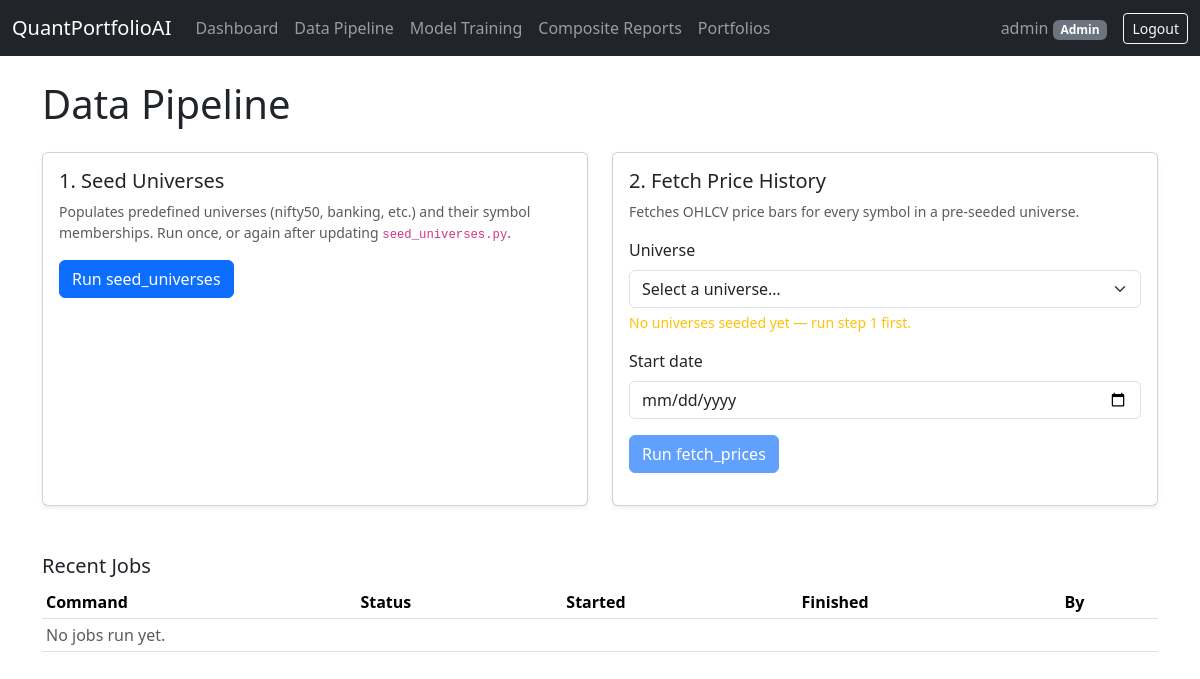
Before: /market/fetch/ (signed in) with the older database file.
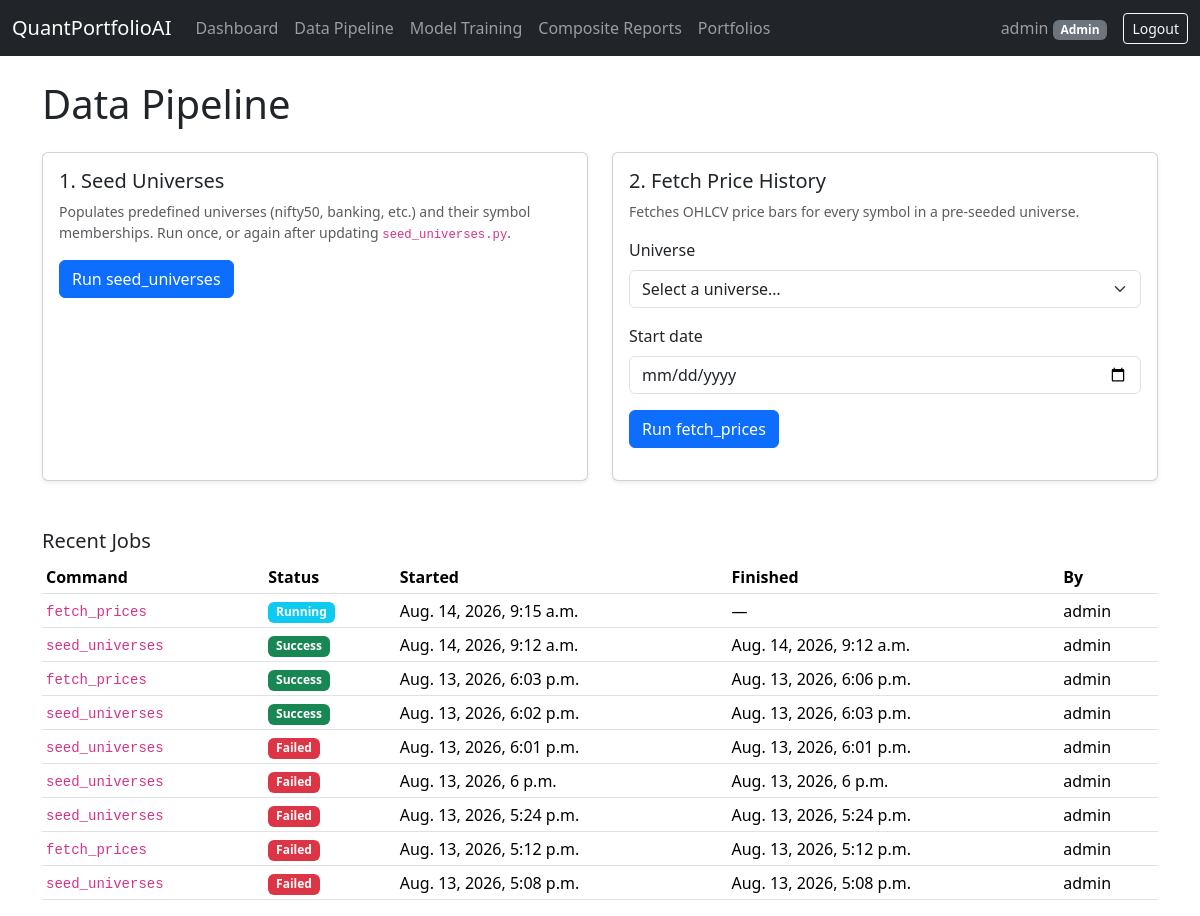
After: the same page with the newer database file.
### core/models.py (models this page shows, shortened)
class User(AbstractUser):
    class Role(models.TextChoices):
        ANALYST = "analyst", "Analyst"
        ADMIN = "admin", "Admin"
    role: str = models.CharField(
        max_length=20,
        choices=Role.choices,
        default=Role.ANALYST,
        help_text="Controls access to training and portfolio-execution commands.",
    )
    default_universe = models.ForeignKey(
        "core.Universe",
        null=True,
        blank=True,
        on_delete=models.SET_NULL,
        related_name="default_for_users",
        help_text="Universe pre-selected in dashboard forms for this user.",
    )
    def __str__(self) -> str:
        return self.username
    @property
    def is_admin_role(self) -> bool:
        return self.role == self.Role.ADMIN

class JobRun(models.Model):
    class Status(models.TextChoices):
        PENDING = "pending", "Pending"
        RUNNING = "running", "Running"
        SUCCESS = "success", "Success"
        FAILED = "failed", "Failed"
    command_name = models.CharField(max_length=100)
    options = models.JSONField(default=dict, blank=True)
    status = models.CharField(max_length=10, choices=Status.choices, default=Status.PENDING)
    output = models.TextField(blank=True)
    error = models.TextField(blank=True)
    triggered_by = models.ForeignKey(
        "core.User", null=True, blank=True, on_delete=models.SET_NULL, related_name="job_runs"
    )
    created_at = models.DateTimeField(auto_now_add=True)
    started_at = models.DateTimeField(null=True, blank=True)
    finished_at = models.DateTimeField(null=True, blank=True)
    class Meta:
        ordering = ["-created_at"]

### market_data/views.py (the view)
# urls.py: path("fetch/", views.FetchDataView.as_view(), name="fetch"),
class FetchDataView(AdminRequiredMixin, TemplateView):
    template_name = "market_data/fetch.html"
    def get_context_data(self, **kwargs) -> dict:
        context = super().get_context_data(**kwargs)
        context["universes"] = Universe.objects.order_by("name")
        context["recent_jobs"] = JobRun.objects.filter(
            command_name__in=["seed_universes", "fetch_prices"]
        )[:10]
        return context

### core/mixins.py (called while the page is built)
    def test_func(self) -> bool:
        return self.request.user.is_authenticated and self.request.user.is_admin_role

### market_data/templates/market_data/fetch.html (shortened to what this page needs)
{% extends "base.html" %}
{% block content %}
<h1 class="mb-4">Data Pipeline</h1>
<div class="row g-4">
  <div class="col-md-6">
    <div class="card shadow-sm h-100">
      <div class="card-body">
        <h5 class="card-title">1. Seed Universes</h5>
        <p class="text-muted small">
          Populates predefined universes (nifty50, banking, etc.) and their symbol memberships.
          Run once, or again after updating <code>seed_universes.py</code>.
        </p>
        <form hx-post="{% url 'market_data:fetch_seed' %}" hx-target="#seed-status" hx-swap="innerHTML">
          <button type="submit" class="btn btn-primary">Run seed_universes</button>
        </form>
      </div>
    </div>
  </div>
  <div class="col-md-6">
    <div class="card shadow-sm h-100">
      <div class="card-body">
        <h5 class="card-title">2. Fetch Price History</h5>
        <p class="text-muted small">Fetches OHLCV price bars for every symbol in a pre-seeded universe.</p>
        <form hx-post="{% url 'market_data:fetch_prices_trigger' %}" hx-target="#fetch-status" hx-swap="innerHTML">
          <div class="mb-3">
            <label class="form-label" for="id_universe">Universe</label>
            <select name="universe" id="id_universe" class="form-select" required>
              <option value="" disabled selected>Select a universe…</option>
            </select>
            {% if not universes %}
              <div class="form-text text-warning">No universes seeded yet — run step 1 first.</div>
            {% endif %}
          </div>
          <div class="mb-3">
            <label class="form-label" for="id_start">Start date</label>
            <input type="date" name="start" id="id_start" class="form-control" required>
          </div>
          <button type="submit" class="btn btn-primary" {% if not universes %}disabled{% endif %}>
            Run fetch_prices
          </button>
        </form>
      </div>
    </div>
  </div>
</div>
<h5 class="mt-5">Recent Jobs</h5>
<table class="table table-sm align-middle">
  <thead>
    <tr><th>Command</th><th>Status</th><th>Started</th><th>Finished</th><th>By</th></tr>
  </thead>
  <tbody>
    {% for job in recent_jobs %}
    <tr>
      <td><code>{{ job.command_name }}</code></td>
      <td>
        <span class="badge {% if job.status == 'success' %}bg-success{% elif job.status == 'failed' %}bg-danger{% elif job.status == 'running' %}bg-info{% else %}bg-secondary{% endif %}">
          {{ job.get_status_display }}
        </span>
      </td>
      <td>{{ job.started_at|default:"—" }}</td>
      <td>{{ job.finished_at|default:"—" }}</td>
      <td>{{ job.triggered_by|default:"—" }}</td>
    </tr>
    {% empty %}
    <tr><td colspan="5" class="text-muted">No jobs run yet.</td></tr>
    {% endfor %}
  </tbody>
</table>
{% endblock %}

### templates/base.html (shortened to what this page needs)
<!DOCTYPE html>
<html lang="en" data-bs-theme="light">
<head>
    <link href="https://cdn.jsdelivr.net/npm/bootstrap@5.3.3/dist/css/bootstrap.min.css" rel="stylesheet">
</head>
<body hx-headers='{"X-CSRFToken": "{{ csrf_token }}"}'>
<nav class="navbar navbar-expand-lg navbar-dark bg-dark mb-4">
  <div class="container-fluid">
    <a class="navbar-brand" href="{% url 'core:index' %}">QuantPortfolioAI</a>
    <div class="collapse navbar-collapse" id="navMain">
      {% if user.is_authenticated %}
      <ul class="navbar-nav me-auto mb-2 mb-lg-0">
        <li class="nav-item">
          <a class="nav-link" href="{% url 'core:index' %}">Dashboard</a>
        </li>
        {% if user.is_admin_role %}
        <li class="nav-item">
          <a class="nav-link" href="{% url 'market_data:fetch' %}">Data Pipeline</a>
        </li>
        <li class="nav-item">
          <a class="nav-link" href="{% url 'forecasting:train' %}">Model Training</a>
        </li>
        {% endif %}
        <li class="nav-item">
          <a class="nav-link" href="{% url 'forecasting:reports' %}">Composite Reports</a>
        </li>
        <li class="nav-item">
          <a class="nav-link" href="{% url 'portfolio:list' %}">Portfolios</a>
        </li>
      </ul>
      <ul class="navbar-nav ms-auto align-items-center">
        <li class="nav-item">
          <span class="navbar-text me-3">
            {{ user.username }} <span class="badge bg-secondary">{{ user.get_role_display }}</span>
          </span>
        </li>
        <li class="nav-item">
          <form action="{% url 'core:logout' %}" method="post" class="d-inline">
            <button type="submit" class="btn btn-outline-light btn-sm">Logout</button>
          </form>
        </li>
      </ul>
      {% endif %}
    </div>
  </div>
</nav>
<div class="container">
  {% block content %}{% endblock %}
</div>
</body>
</html>

Changed rows visible on the page:
added JobRun: command_name "fetch_prices", status "Running", started_at "Aug. 14, 2026, 9:15 a.m.", finished_at "—", triggered_by "admin"
added JobRun: command_name "seed_universes", status "Success", started_at "Aug. 14, 2026, 9:12 a.m.", finished_at "Aug. 14, 2026, 9:12 a.m.", triggered_by "admin"
added JobRun: command_name "fetch_prices", status "Success", started_at "Aug. 13, 2026, 6:03 p.m.", finished_at "Aug. 13, 2026, 6:06 p.m.", triggered_by "admin"
added JobRun: command_name "seed_universes", status "Success", started_at "Aug. 13, 2026, 6:02 p.m.", finished_at "Aug. 13, 2026, 6:03 p.m.", triggered_by "admin"
added JobRun: command_name "seed_universes", status "Failed", started_at "Aug. 13, 2026, 6:01 p.m.", finished_at "Aug. 13, 2026, 6:01 p.m.", triggered_by "admin"
added JobRun: command_name "seed_universes", status "Failed", started_at "Aug. 13, 2026, 6 p.m.", finished_at "Aug. 13, 2026, 6 p.m.", triggered_by "admin"
added JobRun: command_name "seed_universes", status "Failed", started_at "Aug. 13, 2026, 5:24 p.m.", finished_at "Aug. 13, 2026, 5:24 p.m.", triggered_by "admin"
added JobRun: command_name "fetch_prices", status "Failed", started_at "Aug. 13, 2026, 5:12 p.m.", finished_at "Aug. 13, 2026, 5:12 p.m.", triggered_by "admin"
added JobRun: command_name "seed_universes", status "Failed", started_at "Aug. 13, 2026, 5:08 p.m.", finished_at "Aug. 13, 2026, 5:08 p.m.", triggered_by "admin"
Other visible differences:
text no longer shown: "No universes seeded yet — run step 1 first. No jobs run yet."
